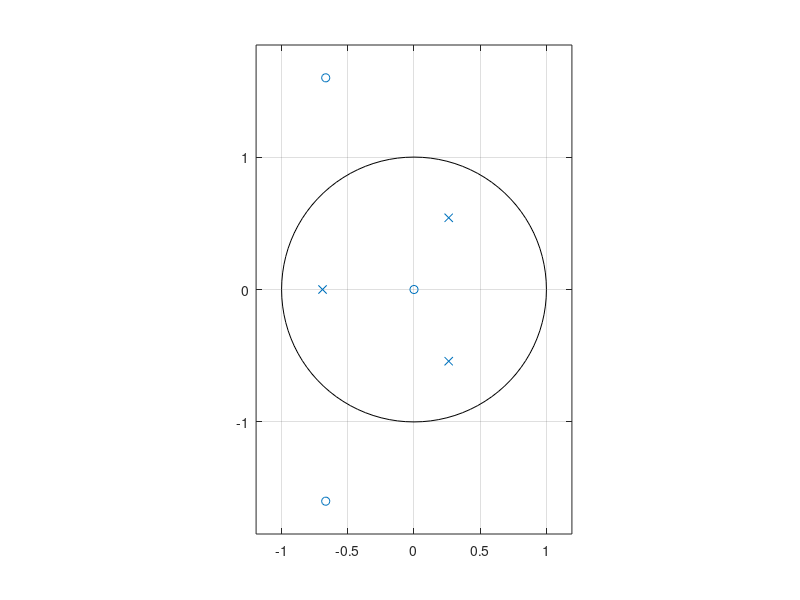
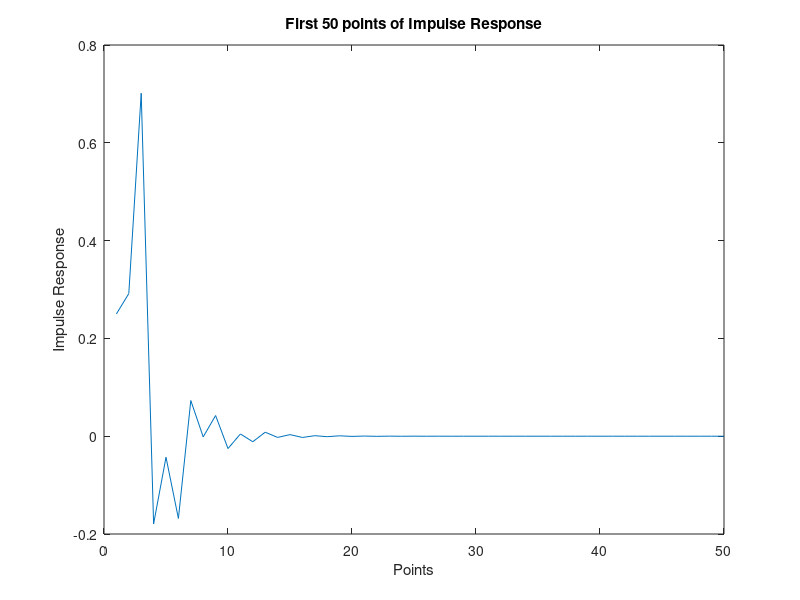
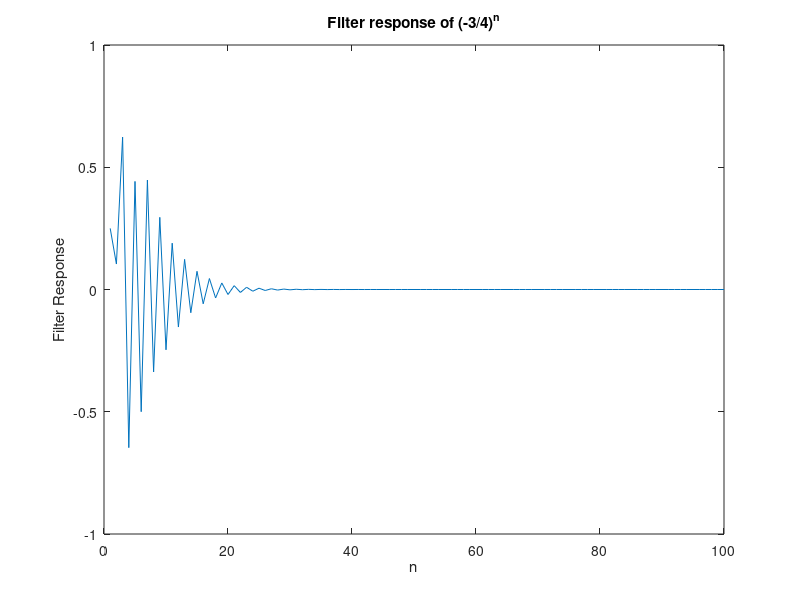
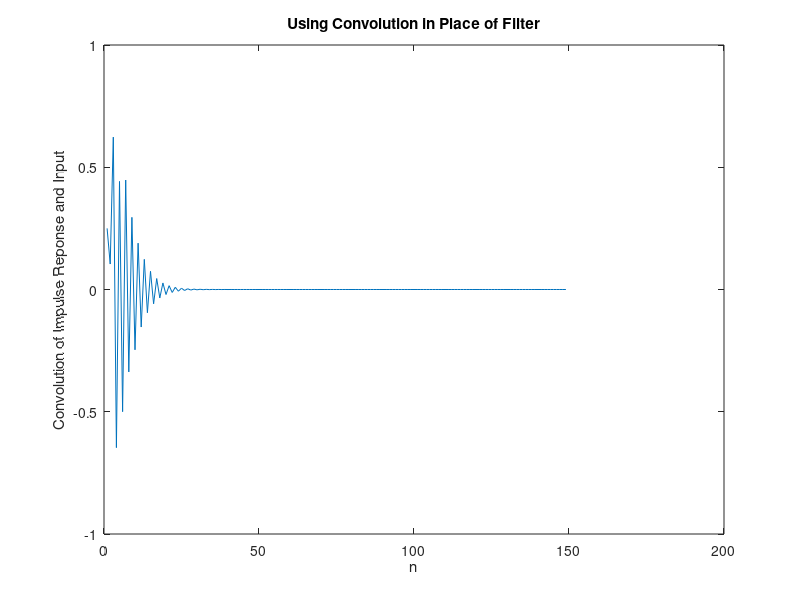

The MATLAB source for these figures, in order:
%Benjamin Kaplan - Assignment VI
%% Question 1
clc;
clear all;
close all;
numerator = [(1/2) (2/3) (3/2) 0];
denom = [2 (1/3) 0 (1/2)];
zplane(numerator, denom);
[resp t] = impz(numerator, denom, 50);
figure;
plot(resp);
title('First 50 points of Impulse Response');
xlabel('Points'); ylabel('Impulse Response');
X = ones([1 100]);
for k = 1:100
    X(k) = (-3/4)^(k-1);
end 
Y = filter(numerator, denom, X);
figure;
plot(Y);
title('Filter response of (-3/4)^n');
xlabel('n'); ylabel('Filter Response');
figure;
Z  = conv(resp, X);
plot(Z);
title('Using Convolution in Place of Filter');
xlabel('n'); ylabel('Convolution of Impulse Reponse and Input');

%% Questions 2
fib = ones([1 100]);
for k = 3 : 100
   fib(k) = fib(k-1) +fib(k-2); 
end
figure;
plot(fib);
title('First 100 Values of Fibonacci Sequence');
xlabel('n'); ylabel('Fibonacci Number');
figure;
semilogy(fib);
title('First 100 Values of Fibonacci Sequence Plotted on Logarthmic Scale');
xlabel('n'); ylabel('Fibonacci Number (log)');
output = conv(fib,X); %This is based on the convolution of the impluse response being the same as a filter
figure;
plot(output);
title('X = (-3/4)^n Filtered Using Fibonacci Sequence as Impulse Reponse');
xlabel('n'); ylabel('Filtered Response');
